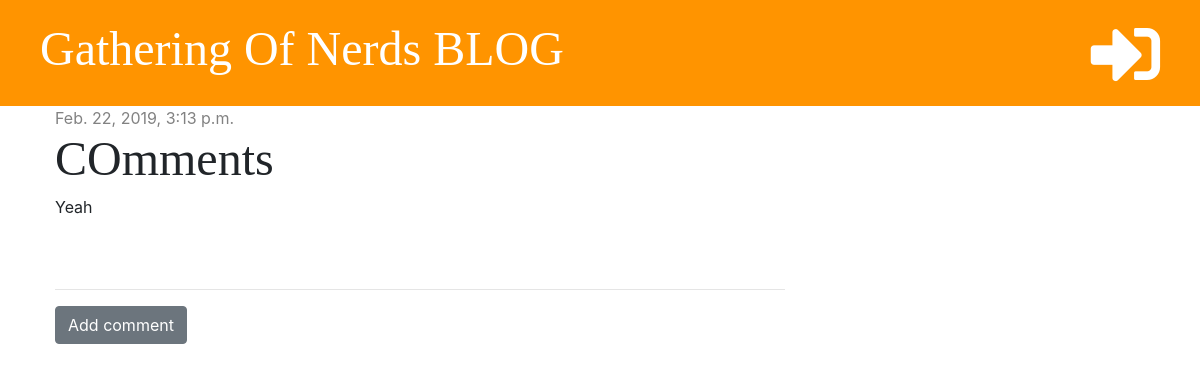
Page /post/18/ on the earlier database version.
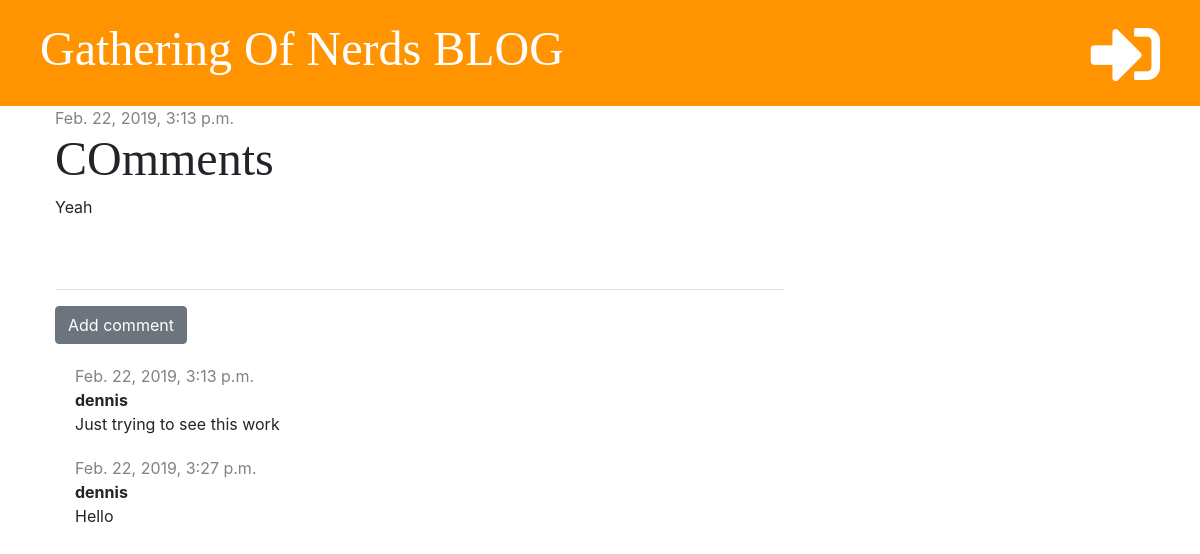
Same page on the later database version.
### blog/models.py (models this page shows, shortened)
class Comment(models.Model):
    post = models.ForeignKey('blog.Post', on_delete=models.CASCADE, related_name='comments')
    author = models.CharField(max_length=200)
    text =models.TextField()
    created_date = models.DateTimeField(default=timezone.now)
    approved = models.BooleanField(default=False)

### blog/views.py (the view)
# urls.py: path('post/<int:pk>/', views.post_detail, name='post_detail'),
def post_detail(request, pk):
    post = get_object_or_404(Post, pk=pk)
    stuff_for_frontend = {'post': post}
    return render(request, 'blog/post_detail.html', stuff_for_frontend)

### blog/templates/blog/post_detail.html (shortened to what this page needs)
{% extends 'blog/base.html' %}
{% block content %}
    <div class="post">
        {% if post.published_date %}
            <div class="date">
                {{ post.published_date }}
            </div>
            {% else %}
            <a href="{% url 'post_publish' pk=post.pk %} " class="btn btn-primary">Publish</a>
        {% endif %}
        <h1>{{ post.title }}</h1>
        <p>{{ post.text|linebreaksbr }}</p>
    </div>
    <hr>
    <a href="{% url 'add_comment_to_post' pk=post.pk %}" class="btn btn-secondary">Add comment</a>
    {% for comment in post.comments.all %}
        {% if user.is_authenticated or comment.approved %}
            <div class="comment">
                <div class="date">
                    {{ comment.created_date }}
                </div>
                <strong>{{ comment.author }}</strong>
                <p>{{ comment.text }}</p>
            </div>
        {% endif %}
    {% empty %}
        <p>No comments yet...</p>
    {% endfor %}
{% endblock %}

Differences in the rows shown:
now on this page (row edited): Comment: created_date "Feb. 22, 2019, 3:13 p.m.", author "dennis", text "Just trying to see this work"
now on this page (row edited): Comment: created_date "Feb. 22, 2019, 3:27 p.m.", author "dennis", text "Hello"
